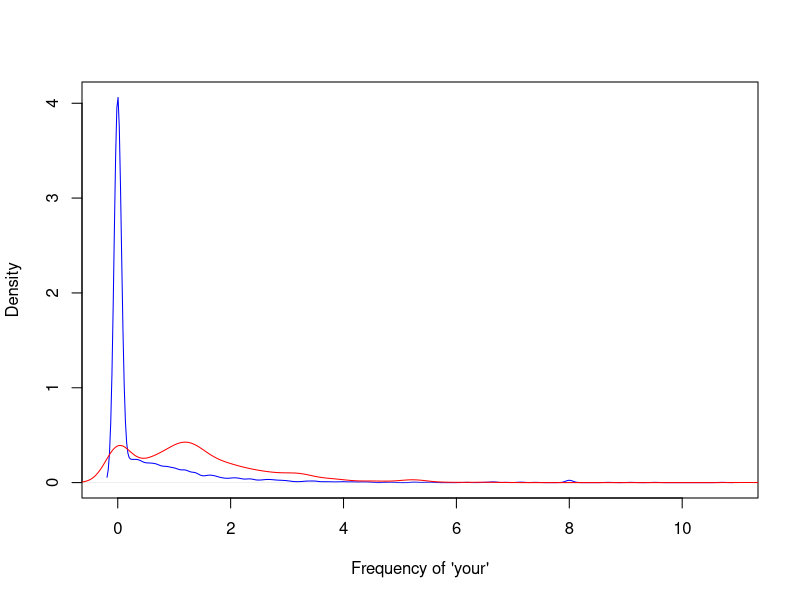
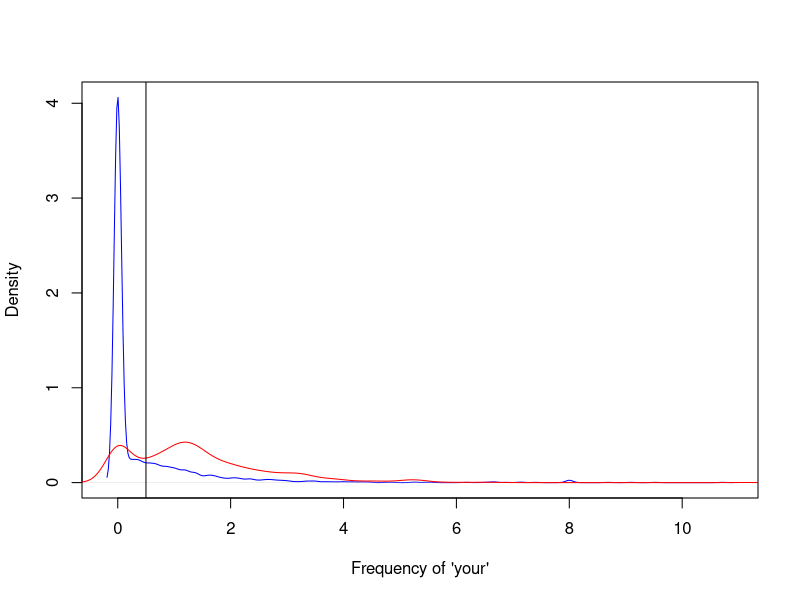

Source code (R) for these figures, in order:
# 2) & 3) get the data and decide features
library(kernlab)
data(spam)
head(spam)

# 4) build algorithm
plot(density(spam$your[spam$type=="nonspam"]),
     col="blue",main="",xlab="Frequency of 'your'")
lines(density(spam$your[spam$type=="spam"]),col="red")

# 5) parameters
plot(density(spam$your[spam$type=="nonspam"]),
     col="blue",main="",xlab="Frequency of 'your'")
lines(density(spam$your[spam$type=="spam"]),col="red")
abline(v=0.5,col="black")

# 6) evaluation
prediction <- ifelse(spam$your > 0.5,"spam","nonspam")
table(prediction,spam$type)/length(spam$type)
